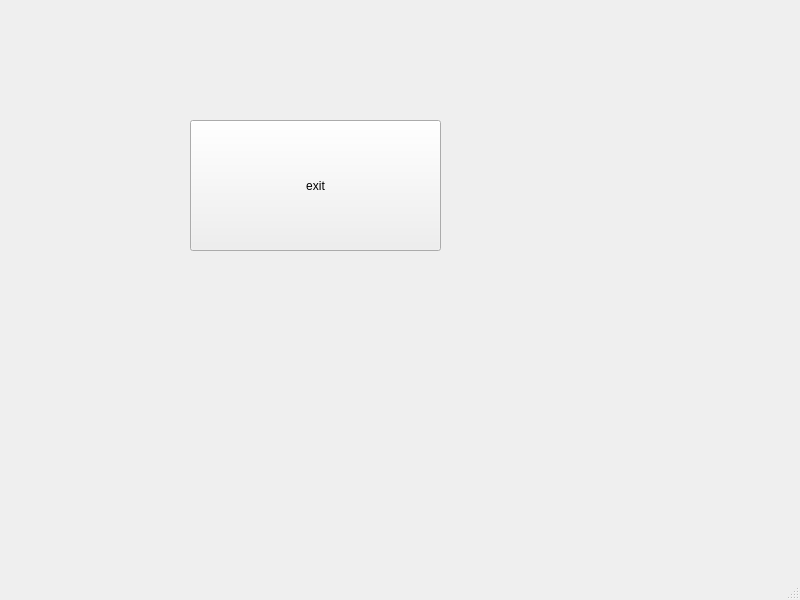
<?xml version="1.0" encoding="UTF-8"?>
<ui version="4.0">
 <class>MainWindow</class>
 <widget class="QMainWindow" name="MainWindow">
  <property name="geometry">
   <rect>
    <x>0</x>
    <y>0</y>
    <width>800</width>
    <height>600</height>
   </rect>
  </property>
  <property name="windowTitle">
   <string>MainWindow</string>
  </property>
  <widget class="QWidget" name="centralwidget">
   <widget class="QPushButton" name="btnExit">
    <property name="geometry">
     <rect>
      <x>190</x>
      <y>120</y>
      <width>251</width>
      <height>131</height>
     </rect>
    </property>
    <property name="text">
     <string>exit</string>
    </property>
   </widget>
  </widget>
  <widget class="QMenuBar" name="menubar">
   <property name="geometry">
    <rect>
     <x>0</x>
     <y>0</y>
     <width>800</width>
     <height>21</height>
    </rect>
   </property>
  </widget>
  <widget class="QStatusBar" name="statusbar"/>
 </widget>
 <resources/>
 <connections/>
</ui>
